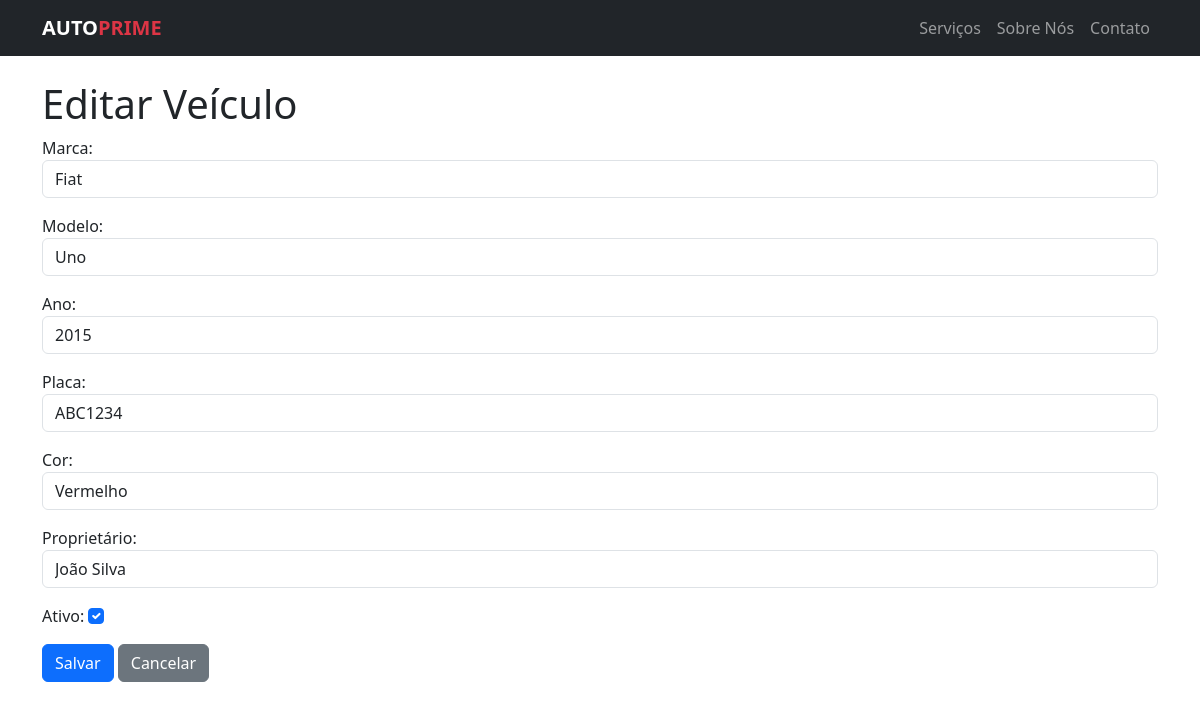
Screenshot of /veiculos/1/editar/ (signed in) with the database file from the repository.
### veiculos/models.py (models this page shows, shortened)
class Veiculo(models.Model):
    marca = models.CharField(max_length=50, verbose_name='Marca')
    modelo = models.CharField(max_length=50, verbose_name='Modelo')
    ano = models.IntegerField(verbose_name='Ano')
    placa = models.CharField(max_length=8, unique=True, verbose_name='Placa')
    cor = models.CharField(max_length=30, verbose_name='Cor')
    proprietario = models.CharField(max_length=100, verbose_name='Proprietário')
    is_active = models.BooleanField(default=True, verbose_name='Ativo')
    created_at = models.DateTimeField(auto_now_add=True, verbose_name='Criado em')
    updated_at = models.DateTimeField(auto_now=True, verbose_name='Atualizado em')
    class Meta:
        ordering = ['marca', 'modelo']
        verbose_name = 'Veículo'
        verbose_name_plural = 'Veículos'

### veiculos/views.py (the view)
# urls.py: path('veiculos/<int:pk>/editar/', views.veiculo_update, name='veiculo_update'),
@login_required
def veiculo_update(request, pk):
    veiculo = get_object_or_404(Veiculo, pk=pk)
    if request.method == 'POST':
        form = VeiculoForm(request.POST, instance=veiculo)
        if form.is_valid():
            form.save()
            return redirect('veiculo_list')
    else:
        form = VeiculoForm(instance=veiculo)
    return render(request, 'veiculo_form.html', {'form': form, 'titulo': 'Editar Veículo'})

### veiculos/forms.py
class VeiculoForm(forms.ModelForm):
    class Meta:
        model = Veiculo
        fields = ['marca', 'modelo', 'ano', 'placa', 'cor', 'proprietario', 'is_active']
        widgets = {
            'marca': forms.TextInput(attrs={'class': 'form-control'}),
            'modelo': forms.TextInput(attrs={'class': 'form-control'}),
            'ano': forms.NumberInput(attrs={'class': 'form-control'}),
            'placa': forms.TextInput(attrs={'class': 'form-control'}),
            'cor': forms.TextInput(attrs={'class': 'form-control'}),
            'proprietario': forms.TextInput(attrs={'class': 'form-control'}),
            'is_active': forms.CheckboxInput(attrs={'class': 'form-check-input'}),
        }

### veiculos/templates/veiculo_form.html (shortened to what this page needs)
{% extends 'base.html' %}
{% block content %}
<h1>{{ titulo }}</h1>
<form method="post">
    {{ form.as_p }}
    <button type="submit" class="btn btn-primary">Salvar</button>
    <a href="{% url 'veiculo_list' %}" class="btn btn-secondary">Cancelar</a>
</form>
{% endblock %}

### rows the page displays
Veiculo: marca "Fiat", modelo "Uno", ano "2015", placa "ABC1234", cor "Vermelho", proprietario "João Silva", is_active "☑"

### other values shown
{{ titulo }} "Editar Veículo"
